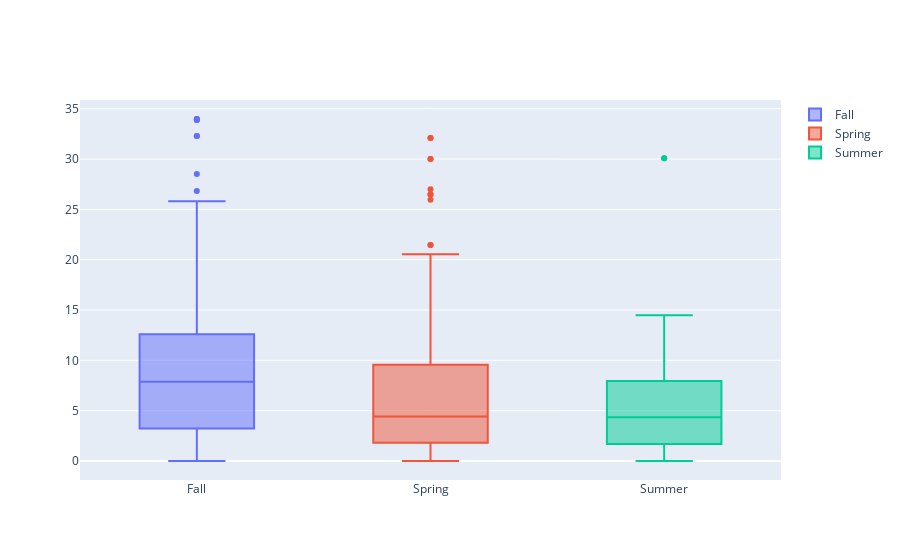

The cell this chart's notebook holds for it:
### Code cell
df = []
for sem in data['semester'].unique():
    df.append(
        go.Box(y = data[data['semester'] == sem]['X..Certified'], 
               name = sem)
    )
iplot(df, show_link = False)

### Figure 1 — Plotly figure (JSON) as saved in the notebook; plotly's stock layout.template omitted (floating-point values rounded to 4 significant figures; data arrays with more than 128 entries replaced by an {"elided": "..."} marker saying what was removed)
{"data": [{"name": "Fall", "type": "box", "y": {"elided": "209 float values"}}, {"name": "Spring", "type": "box", "y": {"elided": "218 float values"}}, {"name": "Summer", "type": "box", "y": [11.85, 11.85, 6.73, 6.73, 13.31, 4.6, 30.09, 30.09, 3.88, 10.17, 5.42, 10.42, 10.42, 7.7, 6.02, 0, 10.71, 3, 1.99, 1.99, 7.93, 9.74, 6.96, 2.08, 2.98, 3.6, 6.18, 6.18, 5.63, 9.72, 9.72, 1.82, 2.49, 2.49, 1.03, 14.49, 14.49, 14.49, 10.42, 4.02, 4.02, 1.07, 2.07, 6.63, 12.12, 12.12, 12.12, 12.12, 1.24, 1.24, 3.23, 1.19, 1.46, 1.91, 1.91, 1.91, 1.91, 1.91, 4.46, 4.46, 4.46, 4.23, 7.95, 7.95, 7.95, 7.95, 7.95, 7.95, 7.95, 1.15, 1.15, 1.39, 0.15, 0.15, 0.15, 0.15, 0.15, 0.12, 0.12, 0.12, 0.12, 0.12, 2.78, 1.54, 5.33, 5.33, 3.25, 0.7]}], "layout": {}}
